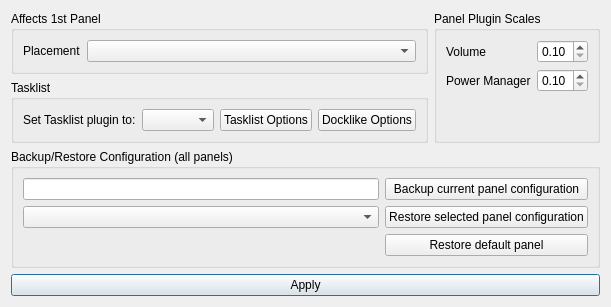
     <widget class="QWidget" name="tabXfcePanel">
      <attribute name="title">
       <string>Xfce Panel</string>
      </attribute>
      <layout class="QGridLayout">
       <item row="5" column="0" colspan="2">
        <widget class="QPushButton" name="pushXfcePanelApply">
         <property name="text">
          <string>Apply</string>
         </property>
         <property name="icon">
          <iconset theme="dialog-ok"/>
         </property>
         <property name="shortcut">
          <string/>
         </property>
         <property name="autoDefault">
          <bool>true</bool>
         </property>
         <property name="default">
          <bool>true</bool>
         </property>
        </widget>
       </item>
       <item row="1" column="0">
        <widget class="QGroupBox" name="groupXfcePanelTasklist">
         <property name="title">
          <string>Tasklist</string>
         </property>
         <layout class="QHBoxLayout">
          <item>
           <widget class="QLabel" name="labelXfcePanelTasklist">
            <property name="text">
             <string>Set Tasklist plugin to:</string>
            </property>
           </widget>
          </item>
          <item>
           <widget class="QComboBox" name="comboXfcePanelTasklistPlugin">
            <property name="toolTip">
             <string>Docklike is the modern dock plugin for the panel. Window Buttons is the classic tasklist without dock features.</string>
            </property>
           </widget>
          </item>
          <item>
           <widget class="QPushButton" name="pushXfcePanelTasklistOptions">
            <property name="text">
             <string>Tasklist Options</string>
            </property>
           </widget>
          </item>
          <item>
           <widget class="QPushButton" name="pushXfcePanelDocklikeOptions">
            <property name="text">
             <string>Docklike Options</string>
            </property>
           </widget>
          </item>
         </layout>
        </widget>
       </item>
       <item row="0" column="0">
        <widget class="QGroupBox" name="groupXfcePanelFirst">
         <property name="title">
          <string>Affects 1st Panel</string>
         </property>
         <layout class="QFormLayout">
          <item row="0" column="0">
           <widget class="QLabel" name="labelXfcePanelPlacement">
            <property name="text">
             <string>Placement</string>
            </property>
           </widget>
          </item>
          <item row="0" column="1">
           <widget class="QComboBox" name="comboXfcePanelPlacement"/>
          </item>
         </layout>
        </widget>
       </item>
       <item row="2" column="0" colspan="2">
        <widget class="QGroupBox" name="groupXfcePanelBackupRestore">
         <property name="title">
          <string>Backup/Restore Configuration (all panels)</string>
         </property>
         <layout class="QGridLayout">
          <item row="0" column="0">
           <widget class="QLineEdit" name="textXfcePanelBackupName">
            <property name="toolTip">
             <string notr="true"/>
            </property>
           </widget>
          </item>
          <item row="0" column="1">
           <widget class="QPushButton" name="pushXfcePanelBackup">
            <property name="text">
             <string>Backup current panel configuration</string>
            </property>
           </widget>
          </item>
          <item row="1" column="0">
           <widget class="QComboBox" name="comboXfcePanelBackups">
            <property name="toolTip">
             <string notr="true"/>
            </property>
           </widget>
          </item>
          <item row="1" column="1">
           <widget class="QPushButton" name="pushXfcePanelRestore">
            <property name="text">
             <string>Restore selected panel configuration</string>
            </property>
           </widget>
          </item>
          <item row="2" column="1">
           <widget class="QPushButton" name="pushXfcePanelDefault">
            <property name="text">
             <string>Restore default panel</string>
            </property>
           </widget>
          </item>
         </layout>
        </widget>
       </item>
       <item row="0" column="1" rowspan="2">
        <widget class="QGroupBox" name="groupXfcePanelPluginScales">
         <property name="title">
          <string>Panel Plugin Scales</string>
         </property>
         <layout class="QFormLayout">
          <item row="0" column="0">
           <widget class="QLabel" name="labelXfcePanelPluginVolume">
            <property name="text">
             <string extracomment="volume plugin scale factor">Volume</string>
            </property>
           </widget>
          </item>
          <item row="0" column="1">
           <widget class="QDoubleSpinBox" name="spinXfcePanelPluginVolume">
            <property name="minimum">
             <double>0.100000000000000</double>
            </property>
            <property name="maximum">
             <double>2.000000000000000</double>
            </property>
            <property name="singleStep">
             <double>0.050000000000000</double>
            </property>
           </widget>
          </item>
          <item row="1" column="0">
           <widget class="QLabel" name="labelXfcePanelPluginPower">
            <property name="text">
             <string extracomment="power manager plugin scale factor">Power Manager</string>
            </property>
           </widget>
          </item>
          <item row="1" column="1">
           <widget class="QDoubleSpinBox" name="spinXfcePanelPluginPower">
            <property name="minimum">
             <double>0.100000000000000</double>
            </property>
            <property name="maximum">
             <double>2.000000000000000</double>
            </property>
            <property name="singleStep">
             <double>0.050000000000000</double>
            </property>
           </widget>
          </item>
         </layout>
        </widget>
       </item>
       <item row="4" column="0">
        <spacer>
         <property name="orientation">
          <enum>Qt::Orientation::Vertical</enum>
         </property>
         <property name="sizeHint" stdset="0">
          <size>
           <width>0</width>
           <height>0</height>
          </size>
         </property>
        </spacer>
       </item>
      </layout>
     </widget>
